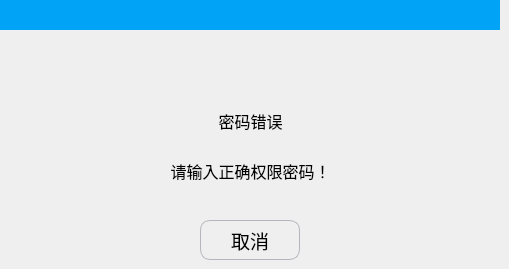
       <widget class="QWidget" name="page_5">
        <widget class="QLabel" name="label_15">
         <property name="geometry">
          <rect>
           <x>0</x>
           <y>0</y>
           <width>500</width>
           <height>30</height>
          </rect>
         </property>
         <property name="minimumSize">
          <size>
           <width>500</width>
           <height>30</height>
          </size>
         </property>
         <property name="maximumSize">
          <size>
           <width>500</width>
           <height>30</height>
          </size>
         </property>
         <property name="font">
          <font>
           <pointsize>14</pointsize>
          </font>
         </property>
         <property name="styleSheet">
          <string notr="true">QLabel{background-color:rgb(00,163,245);}</string>
         </property>
         <property name="text">
          <string/>
         </property>
         <property name="alignment">
          <set>Qt::AlignCenter</set>
         </property>
        </widget>
        <widget class="QPushButton" name="Btn_errorCancel">
         <property name="geometry">
          <rect>
           <x>200</x>
           <y>220</y>
           <width>100</width>
           <height>40</height>
          </rect>
         </property>
         <property name="minimumSize">
          <size>
           <width>100</width>
           <height>40</height>
          </size>
         </property>
         <property name="maximumSize">
          <size>
           <width>100</width>
           <height>40</height>
          </size>
         </property>
         <property name="font">
          <font>
           <pointsize>14</pointsize>
          </font>
         </property>
         <property name="styleSheet">
          <string notr="true">QPushButton
{
    border-style:solid; /*边框风格*/
    border-width:1px;/*边框宽度*/
    border-color:#B4B6BC; /*边框颜色*/
    border-radius:10px; /*边框倒角*/
}
QPushButton:pressed
{
    border-style:outset; /*边框风格*/
    background-color:qlineargradient(x1: 0, y1: 0, x2: 0, y2: 1, stop:0 #00befa, stop: 1 #0160ea);/*背景色*/
    border-width:1px;/*边框宽度*/
    border-color:#0055ff; /*边框颜色*/
    border-radius:10px; /*边框倒角*/
}</string>
         </property>
         <property name="text">
          <string>取消</string>
         </property>
         <property name="icon">
          <iconset resource="resource.qrc">
           <normaloff>:/main_images/cancel.png</normaloff>:/main_images/cancel.png</iconset>
         </property>
         <property name="iconSize">
          <size>
           <width>30</width>
           <height>30</height>
          </size>
         </property>
        </widget>
        <widget class="QLabel" name="label_16">
         <property name="geometry">
          <rect>
           <x>160</x>
           <y>100</y>
           <width>181</width>
           <height>41</height>
          </rect>
         </property>
         <property name="font">
          <font>
           <pointsize>12</pointsize>
          </font>
         </property>
         <property name="text">
          <string>密码错误</string>
         </property>
         <property name="alignment">
          <set>Qt::AlignCenter</set>
         </property>
        </widget>
        <widget class="QLabel" name="label_17">
         <property name="geometry">
          <rect>
           <x>100</x>
           <y>150</y>
           <width>301</width>
           <height>41</height>
          </rect>
         </property>
         <property name="font">
          <font>
           <pointsize>12</pointsize>
          </font>
         </property>
         <property name="text">
          <string>请输入正确权限密码！</string>
         </property>
         <property name="alignment">
          <set>Qt::AlignCenter</set>
         </property>
        </widget>
        <widget class="QLabel" name="label_19">
         <property name="geometry">
          <rect>
           <x>230</x>
           <y>40</y>
           <width>40</width>
           <height>40</height>
          </rect>
         </property>
         <property name="minimumSize">
          <size>
           <width>40</width>
           <height>40</height>
          </size>
         </property>
         <property name="maximumSize">
          <size>
           <width>40</width>
           <height>40</height>
          </size>
         </property>
         <property name="text">
          <string/>
         </property>
         <property name="pixmap">
          <pixmap resource="resource.qrc">:/RunPage/runpage_images/alarm.png</pixmap>
         </property>
        </widget>
       </widget>
